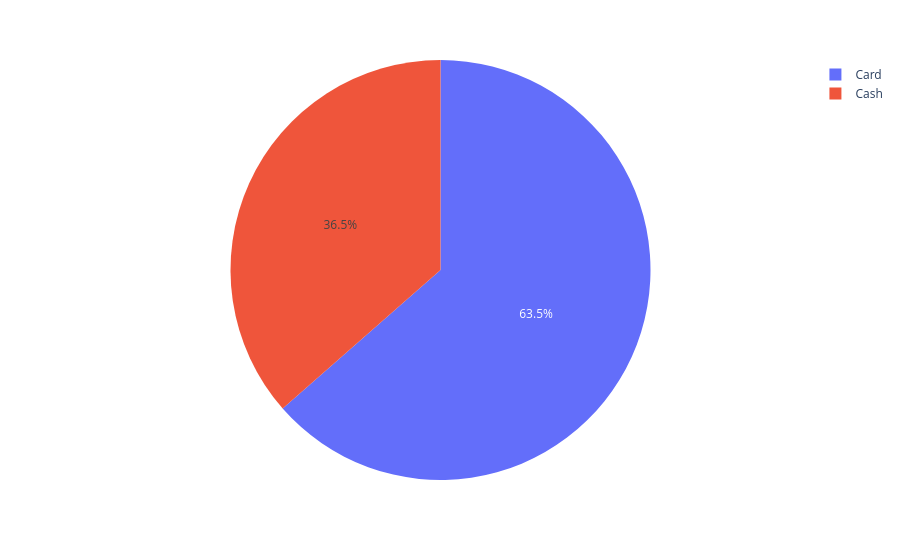

The code cell stored with this chart in its notebook:
### Code cell
fig = px.pie(acc_split, values='cad', names='account')
fig.show()

### Figure 1 — Plotly figure (JSON) as saved in the notebook; plotly's stock layout.template omitted (floating-point values rounded to 4 significant figures)
{"data": [{"domain": {"x": [0, 1], "y": [0, 1]}, "hovertemplate": "account=%{label}<br>cad=%{value}<extra></extra>", "labels": ["Card", "Cash"], "legendgroup": "", "name": "", "showlegend": true, "type": "pie", "values": [17750.0, 10180.0]}], "layout": {"legend": {"tracegroupgap": 0}, "margin": {"t": 60}}}
